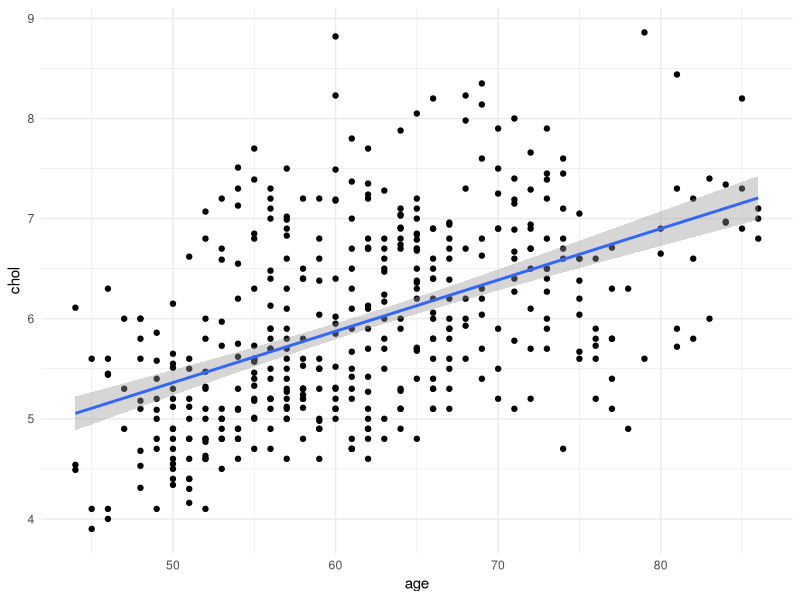
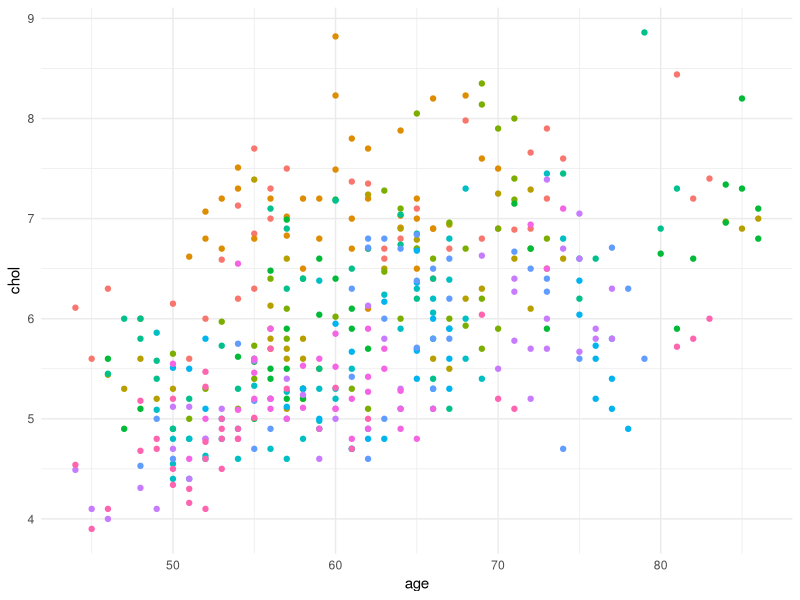
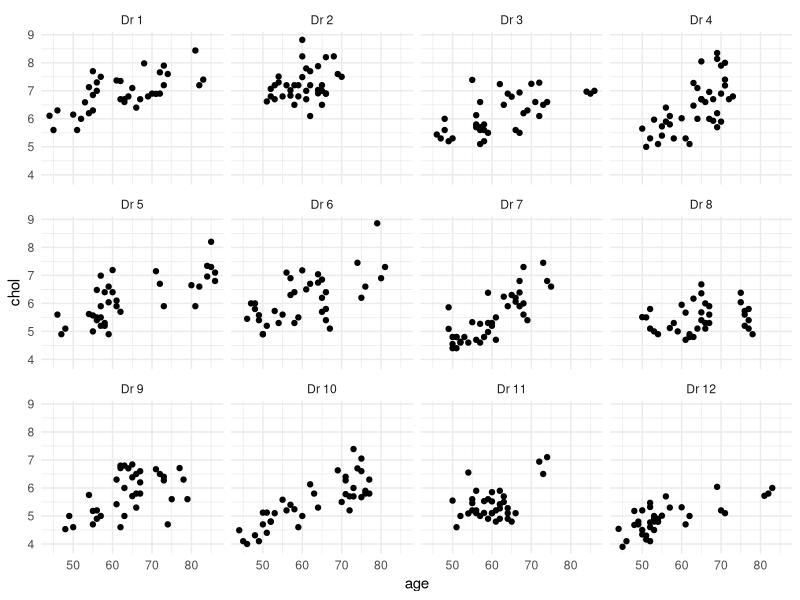
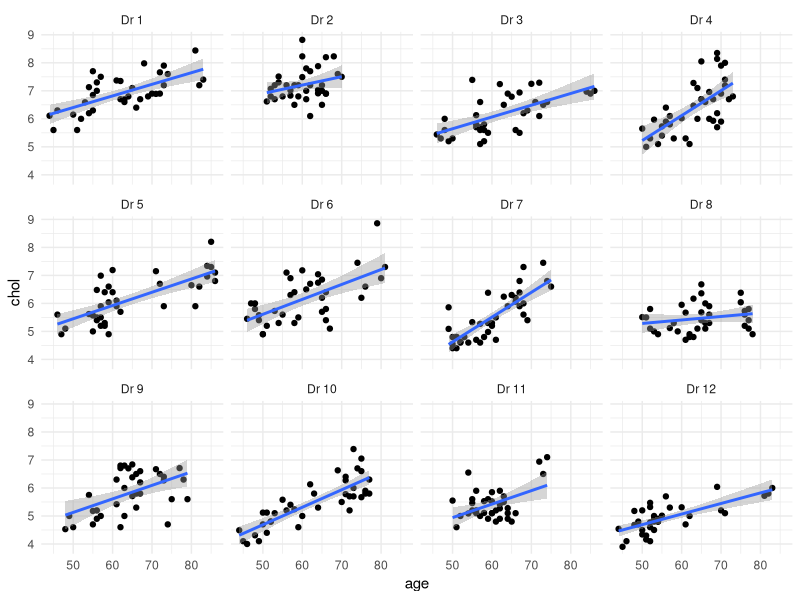
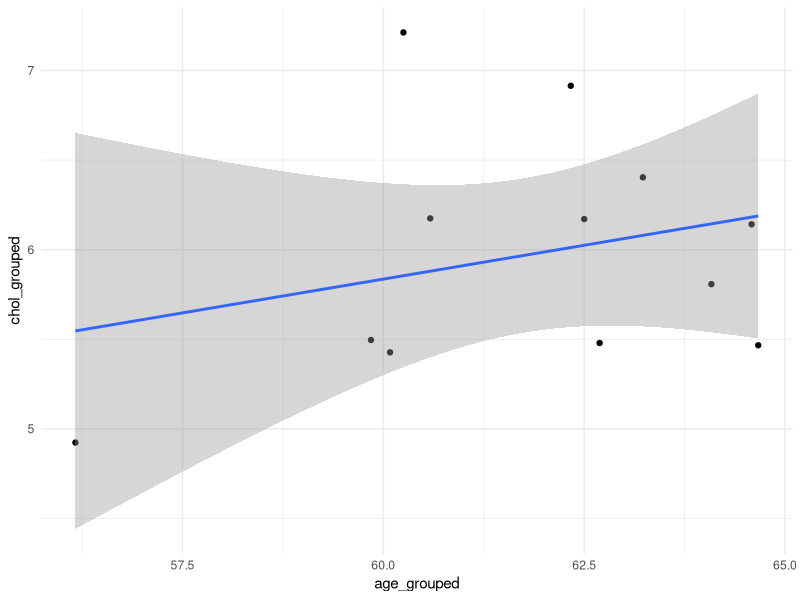
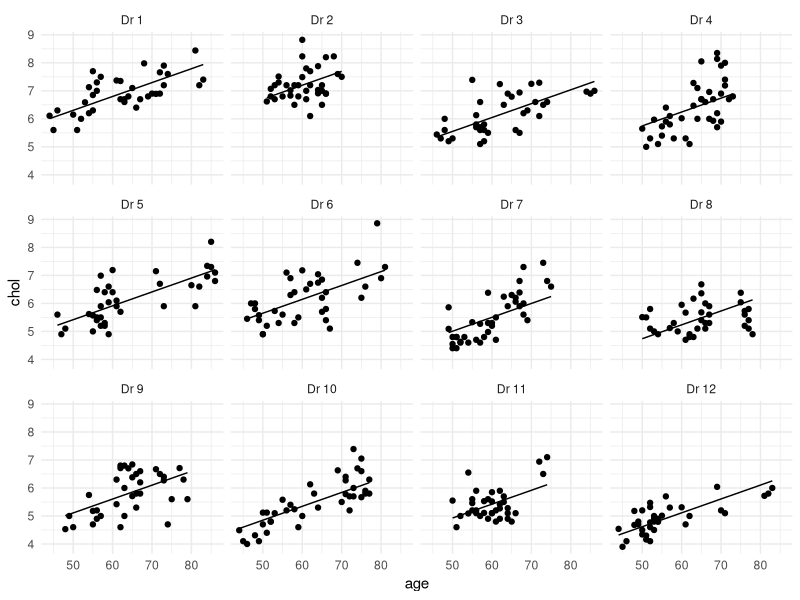
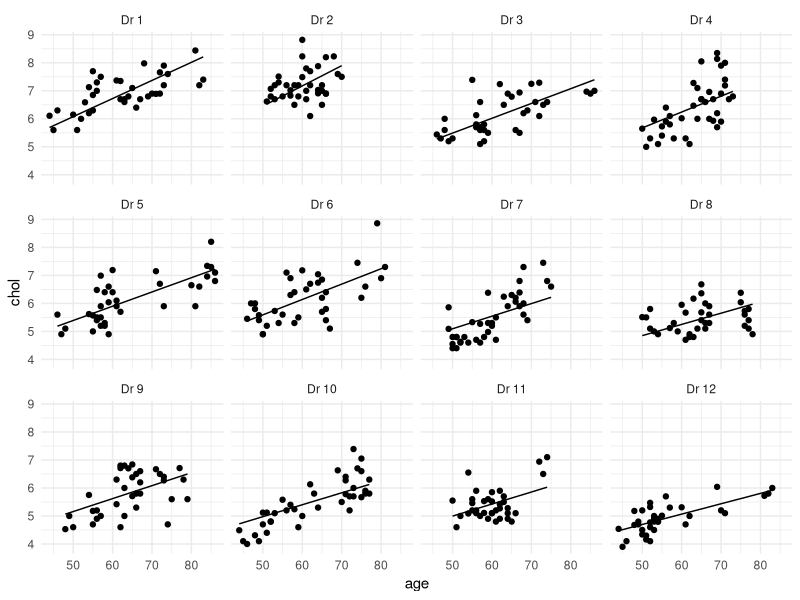

These charts were generated, in order, by the following R code:
## ---- chunk 1
#| echo: false

library(tidyverse)
data_chol <- read_csv("assets/cholesterol.csv")
## ---- chunk 2
#| echo: true
table(data_chol$doctor)
## ---- chunk 3
#| echo: true
head(data_chol)
## ---- chunk 4
#| echo: true
model_pooled <- lm(chol ~ age, data = data_chol)
## ---- chunk 5
#| echo: false
#| eval: true
#| fig-align: "center"
data_chol |>
  ggplot(aes(x = age, y = chol)) +
  geom_point() +
  geom_smooth(method = "lm") +
  theme_minimal()
## ---- chunk 6
#| echo: true
#| eval: true
summary(model_pooled)
## ---- chunk 7
#| echo: false
#| eval: true
#| fig-align: "center"
data_chol |>
  mutate(doctor_name = factor(str_c("Dr ", doctor), levels = str_c("Dr ", 1:12))) |>
  ggplot(aes(x = age, y = chol, colour = doctor_name)) +
  geom_point() +
  theme_minimal() +
  theme(legend.position = "none")
## ---- chunk 8
#| echo: false
#| eval: true
#| fig-align: "center"
data_chol |>
  mutate(doctor_name = factor(str_c("Dr ", doctor), levels = str_c("Dr ", 1:12))) |>
  ggplot(aes(x = age, y = chol)) +
  geom_point() +
  facet_wrap(~doctor_name) +
  theme_minimal()
## ---- chunk 9
#| echo: true
model_separate <- lm(chol ~ age | doctor, data = data_chol)
## ---- chunk 10
#| echo: false
#| eval: true
#| fig-align: "center"
data_chol |>
  mutate(doctor_name = factor(str_c("Dr ", doctor), levels = str_c("Dr ", 1:12))) |>
  ggplot(aes(x = age, y = chol)) +
  geom_point() +
  geom_smooth(method = "lm") +
  facet_wrap(~doctor_name) +
  theme_minimal()
## ---- chunk 11
#| echo: true
data_grouped <- data_chol |>
  group_by(doctor) |>
  summarise(chol_grouped = mean(chol), age_grouped = mean(age))
## ---- chunk 12
#| echo: true
model_grouped <- lm(chol_grouped ~ age_grouped, data = data_grouped)
## ---- chunk 13
#| echo: false
#| eval: true
#| fig-align: "center"
data_grouped |>
  ggplot(aes(x = age_grouped, y = chol_grouped)) +
  geom_point() +
  geom_smooth(method = "lm") +
  theme_minimal()
## ---- chunk 14
#| echo: true
#| eval: true
summary(model_grouped)
## ---- chunk 15
#| echo: true
model_varying_intercept <- lm(chol ~ as.factor(doctor) + age, data = data_chol)
## ---- chunk 16
#| echo: true
#| eval: true
summary(model_varying_intercept)
## ---- chunk 17
#| echo: false
#| eval: true
#| fig-align: "center"
data_chol |>
  mutate(
    doctor_name = factor(str_c("Dr ", doctor), levels = str_c("Dr ", 1:12)),
    .fitted = fitted(model_varying_intercept)
  ) |>
  ggplot(aes(x = age)) +
  geom_point(aes(y = chol)) +
  geom_line(aes(y = .fitted)) +
  facet_wrap(~doctor_name) +
  theme_minimal()
## ---- chunk 18
#| echo: true
model_varying_slope <- lm(chol ~ age:as.factor(doctor), data = data_chol)
## ---- chunk 19
#| echo: true
#| eval: true
summary(model_varying_slope)
## ---- chunk 20
#| echo: false
#| eval: true
#| fig-align: "center"
data_chol |>
  mutate(
    doctor_name = factor(str_c("Dr ", doctor), levels = str_c("Dr ", 1:12)),
    .fitted = fitted(model_varying_slope)
  ) |>
  ggplot(aes(x = age)) +
  geom_point(aes(y = chol)) +
  geom_line(aes(y = .fitted)) +
  facet_wrap(~doctor_name) +
  theme_minimal()
